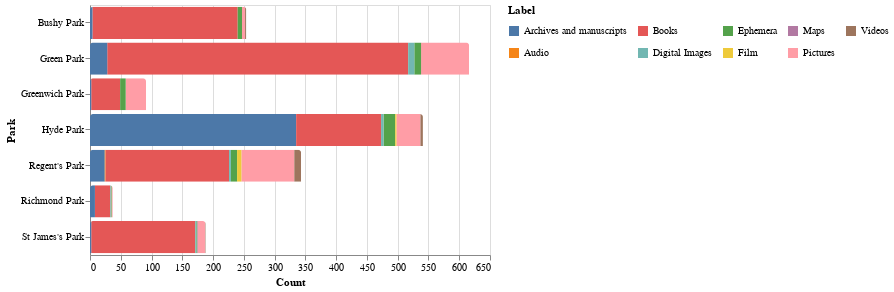

The notebook cell this image was saved under:
### Markdown cell above
Now we have the data, we can generate the graph showing which park is the most popular at Wellcome.

### Code cell
import altair as alt
from vega_datasets import data

alt.Chart(wellcome_royal_parks_df).mark_bar(
    cornerRadiusTopLeft=3,
    cornerRadiusTopRight=3
).encode(
    y='Park',
    x='Count:Q',
    color='Label:N').configure_legend(
    columns=5,
    orient='right',
    clipHeight=20,
    symbolLimit=60).properties(
    height=250)

### Figure 1 — Vega-Lite specification as saved in the notebook (floating-point values rounded to 4 significant figures)
{"config": {"view": {"continuousWidth": 400, "continuousHeight": 300}, "legend": {"clipHeight": 20, "columns": 5, "orient": "right", "symbolLimit": 60}}, "data": {"name": "data-fd3adc0ac7b017786bb2932f79e27c85"}, "mark": {"type": "bar", "cornerRadiusTopLeft": 3, "cornerRadiusTopRight": 3}, "encoding": {"color": {"type": "nominal", "field": "Label"}, "x": {"type": "quantitative", "field": "Count"}, "y": {"type": "nominal", "field": "Park"}}, "height": 250, "$schema": "https://vega.github.io/schema/vega-lite/v4.8.1.json", "datasets": {"data-fd3adc0ac7b017786bb2932f79e27c85": [{"Park": "Hyde Park", "Label": "Archives and manuscripts", "Count": 335}, {"Park": "Hyde Park", "Label": "Books", "Count": 138}, {"Park": "Hyde Park", "Label": "Pictures", "Count": 39}, {"Park": "Hyde Park", "Label": "Ephemera", "Count": 19}, {"Park": "Hyde Park", "Label": "Videos", "Count": 4}, {"Park": "Hyde Park", "Label": "Digital Images", "Count": 4}, {"Park": "Hyde Park", "Label": "Film", "Count": 2}, {"Park": "Richmond Park", "Label": "Books", "Count": 25}, {"Park": "Richmond Park", "Label": "Archives and manuscripts", "Count": 8}, {"Park": "Richmond Park", "Label": "Pictures", "Count": 2}, {"Park": "Richmond Park", "Label": "Ephemera", "Count": 1}, {"Park": "Richmond Park", "Label": "Digital Images", "Count": 1}, {"Park": "Bushy Park", "Label": "Books", "Count": 236}, {"Park": "Bushy Park", "Label": "Ephemera", "Count": 7}, {"Park": "Bushy Park", "Label": "Pictures", "Count": 5}, {"Park": "Bushy Park", "Label": "Archives and manuscripts", "Count": 4}, {"Park": "Bushy Park", "Label": "Videos", "Count": 2}, {"Park": "Green Park", "Label": "Books", "Count": 489}, {"Park": "Green Park", "Label": "Pictures", "Count": 78}, {"Park": "Green Park", "Label": "Archives and manuscripts", "Count": 28}, {"Park": "Green Park", "Label": "Ephemera", "Count": 11}, {"Park": "Green Park", "Label": "Digital Images", "Count": 10}, {"Park": "St James's Park", "Label": "Books", "Count": 169}, {"Park": "St James's Park", "Label": "Pictures", "Count": 12}, {"Park": "St James's Park", "Label": "Archives and manuscripts", "Count": 2}, {"Park": "St James's Park", "Label": "Digital Images", "Count": 2}, {"Park": "St James's Park", "Label": "Maps", "Count": 1}, {"Park": "St James's Park", "Label": "Videos", "Count": 1}, {"Park": "St James's Park", "Label": "Ephemera", "Count": 1}, {"Park": "Regent's Park", "Label": "Books", "Count": 201}, {"Park": "Regent's Park", "Label": "Pictures", "Count": 86}, {"Park": "Regent's Park", "Label": "Archives and manuscripts", "Count": 24}, {"Park": "Regent's Park", "Label": "Videos", "Count": 11}, {"Park": "Regent's Park", "Label": "Ephemera", "Count": 10}, {"Park": "Regent's Park", "Label": "Film", "Count": 7}, {"Park": "Regent's Park", "Label": "Digital Images", "Count": 3}, {"Park": "Regent's Park", "Label": "Audio", "Count": 1}, {"Park": "Greenwich Park", "Label": "Books", "Count": 47}, {"Park": "Greenwich Park", "Label": "Pictures", "Count": 33}, {"Park": "Greenwich Park", "Label": "Ephemera", "Count": 9}, {"Park": "Greenwich Park", "Label": "Archives and manuscripts", "Count": 2}]}}
